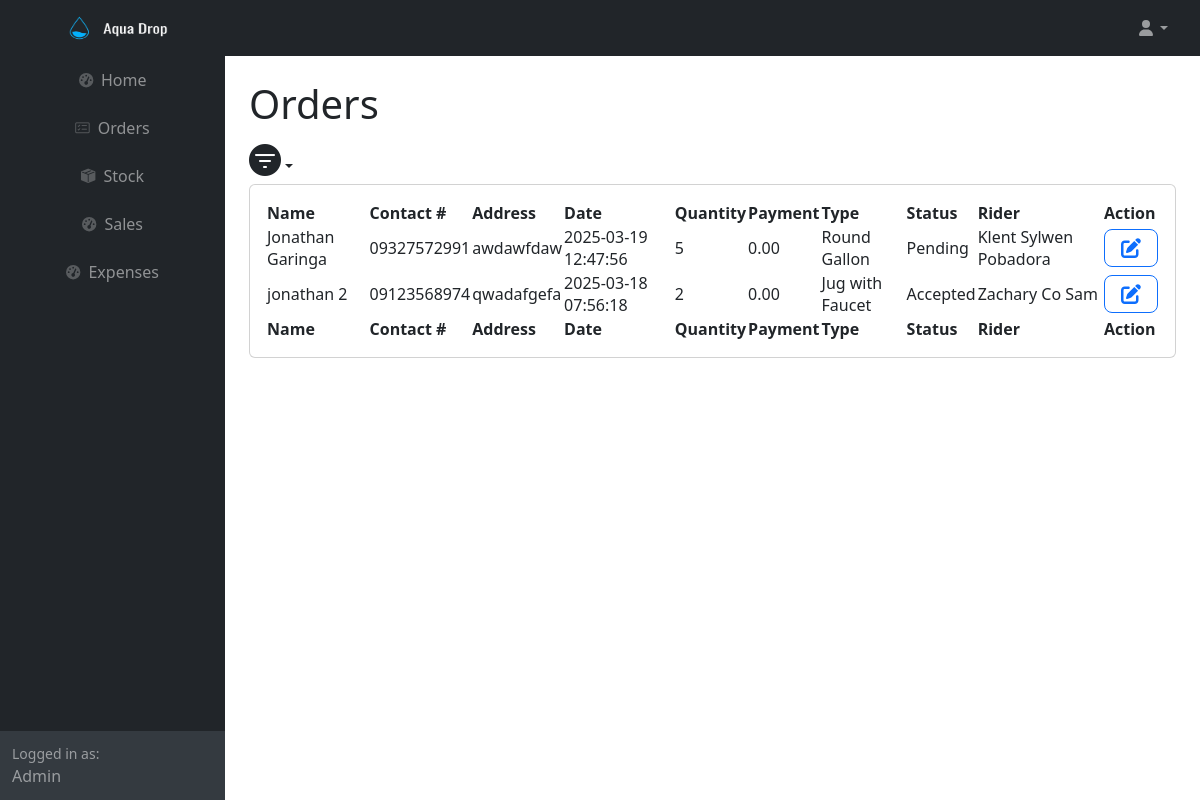
The app's page /orders.php (signed in) with its own data.
### tables this page shows
CREATE TABLE IF NOT EXISTS `orders` (
  `order_id` int(11) NOT NULL AUTO_INCREMENT,
  `name` varchar(255) NOT NULL,
  `contact_number` varchar(11) NOT NULL,
  `address` varchar(255) NOT NULL,
  `date` timestamp NOT NULL DEFAULT current_timestamp() ON UPDATE current_timestamp(),
  `quantity` int(11) NOT NULL,
  `payment` decimal(10,2) NOT NULL,
  `type_id` int(11) NOT NULL,
  `status_id` int(11) NOT NULL,
  `rider` varchar(255) NOT NULL,
  PRIMARY KEY (`order_id`)
);

CREATE TABLE IF NOT EXISTS `type` (
  `type_id` int(11) NOT NULL AUTO_INCREMENT,
  `type_name` varchar(255) NOT NULL,
  PRIMARY KEY (`type_id`)
);

CREATE TABLE IF NOT EXISTS `status` (
  `status_id` int(11) NOT NULL AUTO_INCREMENT,
  `status_name` varchar(255) NOT NULL,
  PRIMARY KEY (`status_id`)
);

### orders.php (the view, shortened to what this page needs)
<?php
	require ('db.php');
	$sql = "SELECT order_id, name, contact_number, address, date, quantity, payment, rider, status_name, type_name FROM orders o
    JOIN status s ON o.status_id = s.status_id
    JOIN type t ON o.type_id = t.type_id";
    $stmt = $conn->prepare($sql);
    $stmt->execute();
    $data = $stmt->fetchAll(PDO::FETCH_ASSOC);
?>
<html lang="en">
    <head>
        <link rel="stylesheet" href="https://cdn.jsdelivr.net/npm/bootstrap-icons/font/bootstrap-icons.css">
        <link href="https://cdn.jsdelivr.net/npm/simple-datatables@7.1.2/dist/style.min.css" rel="stylesheet" />
        <link href="css/styles.css" rel="stylesheet" />
    </head>
    <body class="sb-nav-fixed">
        <nav class="sb-topnav navbar navbar-expand navbar-dark bg-dark">
            <a class="navbar-brand ps-3" href="adminindex.php">
                <img src="icons/transparentlogo.png" style="width: 200px; height: 150px;">
            </a>
            <ul class="navbar-nav ms-auto  me-3 me-lg-4">
                <li class="nav-item dropdown">
                    <a class="nav-link dropdown-toggle" id="navbarDropdown" href="#" role="button" data-bs-toggle="dropdown" aria-expanded="false"><i class="fas fa-user fa-fw"></i></a>
                </li>
            </ul>
        </nav>
        <div id="layoutSidenav">
            <div id="layoutSidenav_nav">
                <nav class="sb-sidenav accordion sb-sidenav-dark" id="sidenavAccordion">
                    <div class="sb-sidenav-menu">
                        <div class="nav align-items-center">
                            <a class="nav-link" href="adminindex.php">
                                <div class="sb-nav-link-icon"><i class="fas fa-tachometer-alt"></i></div>
                            </a>
                            <a class="nav-link" href="orders.php">
                                <div class="sb-nav-link-icon"><i class="bi bi-card-checklist"></i></div>
                                Orders
                            </a>
                            <a class="nav-link" href="stocks.html">
                                <div class="sb-nav-link-icon"><i class="bi bi-box-seam-fill"></i></div>
                                Stock
                            </a>
                            <a class="nav-link" href="sales.php">
                                <div class="sb-nav-link-icon"><i class="fas fa-tachometer-alt"></i></div>
                                Sales
                            </a>
                             <a class="nav-link" href="expenses.php">
                                <div class="sb-nav-link-icon"><i class="fas fa-tachometer-alt"></i></div>
                                Expenses
                            </a>
                        </div>
                    </div>
                    <div class="sb-sidenav-footer">
                        <div class="small">Logged in as:</div>
                        Admin
                    </div>
                </nav>
            </div>
            <div id="layoutSidenav_content">
                <main>
                    <div class="container-fluid px-4">
                        <h1 class="mt-4">Orders</h1>
                        <ul class="navbar-nav ms-auto  me-3 me-lg-4">
                            <li class="nav-item dropdown">
                                <a class="nav-link dropdown-toggle" id="navbarDropdown" href="#" role="button" data-bs-toggle="dropdown" aria-expanded="false" ><i class="bi bi-filter-circle-fill fs-2"></i></a>
                            </li>
                        </ul>
                        <div class="card mb-4">
                            <div class="card-body">
                                <table id="datatablesSimple">
                                    <thead>
                                        <tr>
                                            <th>Name</th>
                                            <th>Contact #</th>
                                            <th>Address</th>
                                            <th>Date</th>
                                            <th>Quantity</th>
                                            <th>Payment</th>
                                            <th>Type</th>
                                             <th>Status</th>
                                             <th>Rider</th>
                                             <th>Action</th>
                                        </tr>
                                    </thead>
                                    <tfoot>
                                        <tr>
                                            <th>Name</th>
                                            <th>Contact #</th>
                                            <th>Address</th>
                                            <th>Date</th>
                                            <th>Quantity</th>
                                            <th>Payment</th>
                                            <th>Type</th>
                                            <th>Status</th>
                                            <th>Rider</th>
                                            <th>Action</th>
                                        </tr>
                                    </tfoot>
                                    <tbody>
                                        <?php foreach($data as $row): ?>
                                        <tr data-id="<?php echo $row['order_id']?>">
                                            <td><?php echo $row['name']?></td>
                                            <td><?php echo $row['contact_number']?></td>
                                            <td><?php echo $row['address']?></td>
                                            <td><?php echo $row['date']?></td>
                                            <td><?php echo $row['quantity']?></td>
                                            <td><?php echo $row['payment']?></td>
                                            <td><?php echo $row['type_name']?></td>
                                            <td><?php echo $row['status_name']?></td>
                                            <td><?php echo $row['rider']?></td>
                                            <td class="text-center align-middle">
                                                <button type='button' class='btn btn-outline-primary btn-lg' data-bs-toggle='modal' data-bs-target='#editstatus' title='Edit Task'>
                                                        <i class='fa fa-edit'></i>
                                                </button>
                                            </td>
                                        </tr>
                                        <?php endforeach;?>
                                    </tbody>
                                </table>
                            </div>
                        </div>
                    </div>
                </main>
            </div>
        </div>
    </body>
</html>

### records on screen
orders: name "Jonathan Garinga", contact_number "09327572991", address "awdawfdaw", date "2025-03-19 12:47:56", quantity "5", payment "0.00", type.type_name "Round Gallon", status.status_name "Pending", rider "Klent Sylwen Pobadora"
orders: name "jonathan 2", contact_number "09123568974", address "qwadafgefa", date "2025-03-18 07:56:18", quantity "2", payment "0.00", type.type_name "Jug with Faucet", status.status_name "Accepted", rider "Zachary Co Sam"
